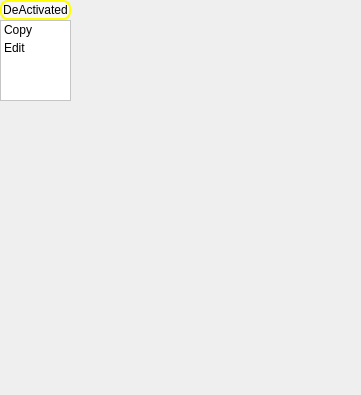
<?xml version="1.0" encoding="UTF-8"?>
<ui version="4.0">
 <class>Form</class>
 <widget class="QWidget" name="Form">
  <property name="geometry">
   <rect>
    <x>0</x>
    <y>0</y>
    <width>361</width>
    <height>395</height>
   </rect>
  </property>
  <property name="windowTitle">
   <string>ListContextMenu</string>
  </property>
  <widget class="QListWidget" name="listWidget">
   <property name="geometry">
    <rect>
     <x>0</x>
     <y>20</y>
     <width>71</width>
     <height>81</height>
    </rect>
   </property>
   <property name="styleSheet">
    <string notr="true">QListWidget {
    background-color: #ffffff; /* sets the background color of the list widget */
}

QListWidget::item {
    padding: 2px;
}

QListWidget::item:hover {
    background-color: #87CEFA; 
    color: black;
}

QListWidget::item:selected {
    background-color: #F0F0F0; /* sets the background color of a selected item */
    color: #000000; /* sets the text color of a selected item */
}
</string>
   </property>
   <item>
    <property name="text">
     <string>Copy</string>
    </property>
   </item>
   <item>
    <property name="text">
     <string>Edit</string>
    </property>
   </item>
  </widget>
  <widget class="QLabel" name="label">
   <property name="geometry">
    <rect>
     <x>0</x>
     <y>0</y>
     <width>71</width>
     <height>20</height>
    </rect>
   </property>
   <property name="styleSheet">
    <string notr="true">background-color: rgb(249, 249, 249);
border: 2px solid rgb(255, 255, 0);
border-radius:8px;</string>
   </property>
   <property name="text">
    <string>DeActivated</string>
   </property>
   <property name="alignment">
    <set>Qt::AlignCenter</set>
   </property>
  </widget>
 </widget>
 <resources/>
 <connections/>
</ui>
